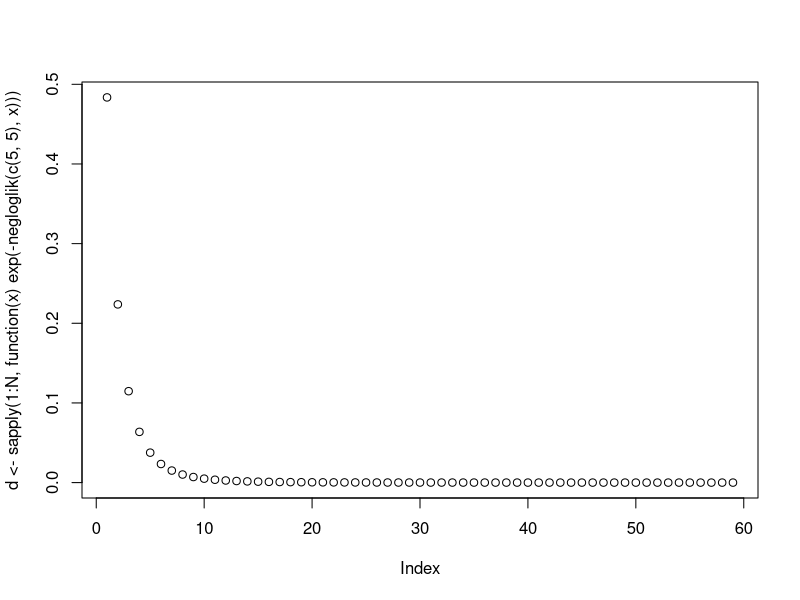

Write R code to recreate this figure.
#set.seed(123)

## set a N = 10
#N <- 10

## populate the negative log likelihood function
#negloglik <- function(parms, x=x) {
#  H <- sum(1/(1:N + parms[1])^parms[2])
#  -sum(log(1/(x + parms[1])^parms[2]/H))
#}

## generate pmf for sampling
#plot(d <- sapply(1:10, function(x) exp(-negloglik(c(5,5), x))))

## draw a random sample with n=1000
#x <- sample(1:10, 1000, replace = T, prob = d)
#x
## calculate ml estimates
#ml <- nlm(function(p) negloglik(p, x=x), p=c(20,20))

#getwd()
#setwd("C:/Users/nilsr")
N <- 59    # the size of my dataset
x <- read.csv("Especes_Sedum.csv")    # my dataset file
negloglik <- function(parms, x=x) {
       H <- sum(1/(1:N + parms[1])^parms[2])
       -sum(log(1/(x + parms[1])^parms[2]/H))
       }
plot(d <- sapply(1:N, function(x) exp(-negloglik(c(5,5), x))))  # here I changed 10 to N (the size of my data)
x <- sample(1:N, 1000, replace = T, prob = d)
ml <- nlm(function(p) negloglik(p, x=x), p=c(20,20))
